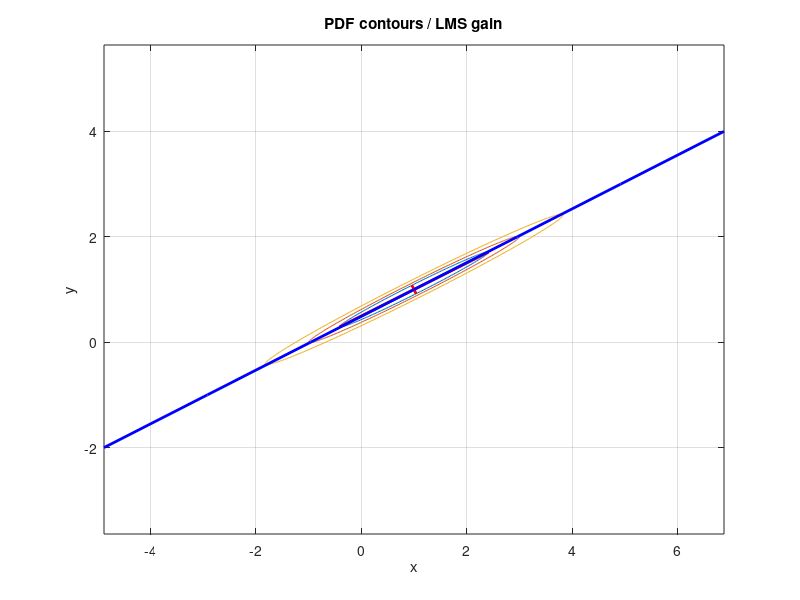

Here is the MATLAB script that generated this plot:
% MS/LMS estimate for normal distribution
%
P = [2 1;1 0.51];
sqrtP = chol(P)';
%
phi=0:0.02:6.4;
y1 = cos(phi);
y2 = sin(phi);
y = [y1;y2];
%
% plot(y1,y2);
%
% contours for alpha = 1, 2, 4
mu = [1;1];
x_1 = mu+sqrtP*y*sqrt(1);
x_2 = mu+sqrtP*y*sqrt(2);
x_4 = mu+sqrtP*y*sqrt(4);
%
% figure(1)
plot(x_1(1,:),x_1(2,:))
axis('equal'); grid on
hold on
plot(x_2(1,:),x_2(2,:))
plot(x_4(1,:),x_4(2,:))
title('PDF contours / LMS gain'); xlabel('x'); ylabel('y');
%
% semiaxes
%
[V,D] = eig(P);
v1 = V(:,1)*sqrt(D(1,1));
v2 = V(:,2)*sqrt(D(2,2));
plot([mu(1), mu(1)+v1(1)],[mu(2), mu(2)+v1(2)],'r','linewidth',2)
plot([mu(1), mu(1)-v1(1)],[mu(2), mu(2)-v1(2)],'r','linewidth',2)
plot([mu(1), mu(1)+v2(1)],[mu(2), mu(2)+v2(2)],'r','linewidth',2)
plot([mu(1), mu(1)-v2(1)],[mu(2), mu(2)-v2(2)],'r','linewidth',2)
%
% Kalman gain
%
K = P(1,2)/P(2,2);
dY=-3:3;
dX=K*dY;
plot(mu(1)+dX,mu(2)+dY,'b','linewidth',2)
% hold off

